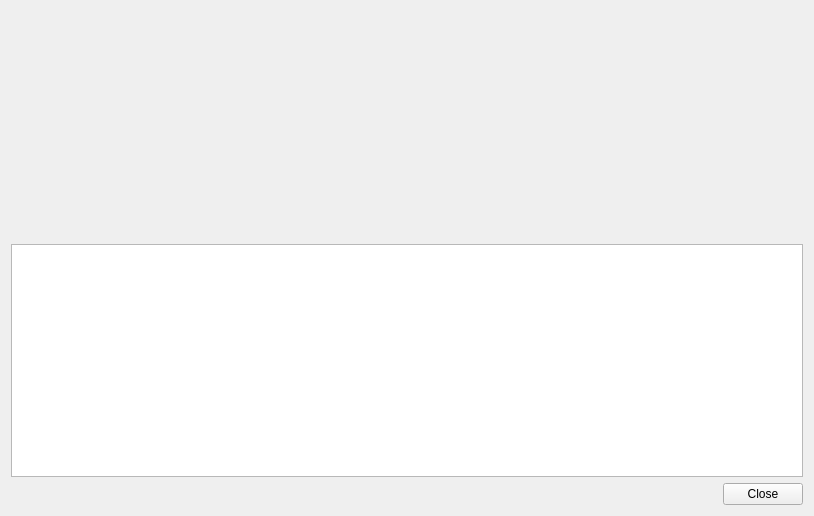
<?xml version="1.0" encoding="UTF-8"?>
<ui version="4.0">
 <class>SymbolAnalysisForm</class>
 <widget class="QWidget" name="SymbolAnalysisForm">
  <property name="geometry">
   <rect>
    <x>0</x>
    <y>0</y>
    <width>814</width>
    <height>516</height>
   </rect>
  </property>
  <property name="windowTitle">
   <string>Symbol Frequency Analysis</string>
  </property>
  <layout class="QGridLayout" name="gridLayout">
   <item row="2" column="1">
    <widget class="QPushButton" name="closeButton">
     <property name="text">
      <string>Close</string>
     </property>
    </widget>
   </item>
   <item row="2" column="0">
    <spacer name="horizontalSpacer">
     <property name="orientation">
      <enum>Qt::Horizontal</enum>
     </property>
     <property name="sizeHint" stdset="0">
      <size>
       <width>40</width>
       <height>20</height>
      </size>
     </property>
    </spacer>
   </item>
   <item row="0" column="0">
    <spacer name="verticalSpacer">
     <property name="orientation">
      <enum>Qt::Vertical</enum>
     </property>
     <property name="sizeHint" stdset="0">
      <size>
       <width>20</width>
       <height>40</height>
      </size>
     </property>
    </spacer>
   </item>
   <item row="1" column="0" colspan="2">
    <widget class="QTextEdit" name="cipherTextEdit"/>
   </item>
  </layout>
 </widget>
 <resources/>
 <connections/>
</ui>
